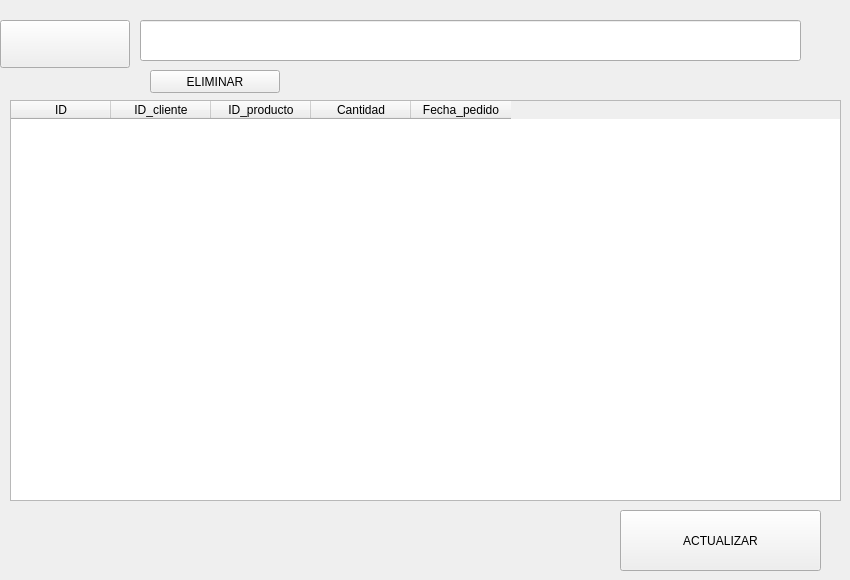
              <widget class="QWidget" name="pedidos">
               <attribute name="title">
                <string>PEDIDOS</string>
               </attribute>
               <widget class="QTableWidget" name="tablapedido">
                <property name="geometry">
                 <rect>
                  <x>10</x>
                  <y>100</y>
                  <width>831</width>
                  <height>401</height>
                 </rect>
                </property>
                <column>
                 <property name="text">
                  <string>ID</string>
                 </property>
                </column>
                <column>
                 <property name="text">
                  <string>ID_cliente</string>
                 </property>
                </column>
                <column>
                 <property name="text">
                  <string>ID_producto</string>
                 </property>
                </column>
                <column>
                 <property name="text">
                  <string>Cantidad</string>
                 </property>
                </column>
                <column>
                 <property name="text">
                  <string>Fecha_pedido</string>
                 </property>
                </column>
               </widget>
               <widget class="QPushButton" name="actualizarpdbtn">
                <property name="geometry">
                 <rect>
                  <x>620</x>
                  <y>510</y>
                  <width>201</width>
                  <height>61</height>
                 </rect>
                </property>
                <property name="text">
                 <string>ACTUALIZAR</string>
                </property>
               </widget>
               <widget class="QPushButton" name="buscarpdbtn">
                <property name="geometry">
                 <rect>
                  <x>0</x>
                  <y>20</y>
                  <width>130</width>
                  <height>48</height>
                 </rect>
                </property>
                <property name="text">
                 <string/>
                </property>
                <property name="icon">
                 <iconset>
                  <normaloff>../IMAGES/buscar.png</normaloff>../IMAGES/buscar.png</iconset>
                </property>
                <property name="iconSize">
                 <size>
                  <width>40</width>
                  <height>40</height>
                 </size>
                </property>
               </widget>
               <widget class="QLineEdit" name="buscarpd">
                <property name="geometry">
                 <rect>
                  <x>140</x>
                  <y>20</y>
                  <width>661</width>
                  <height>41</height>
                 </rect>
                </property>
               </widget>
               <widget class="QPushButton" name="eliminarpdbtn">
                <property name="geometry">
                 <rect>
                  <x>150</x>
                  <y>70</y>
                  <width>130</width>
                  <height>23</height>
                 </rect>
                </property>
                <property name="text">
                 <string>ELIMINAR</string>
                </property>
               </widget>
              </widget>
